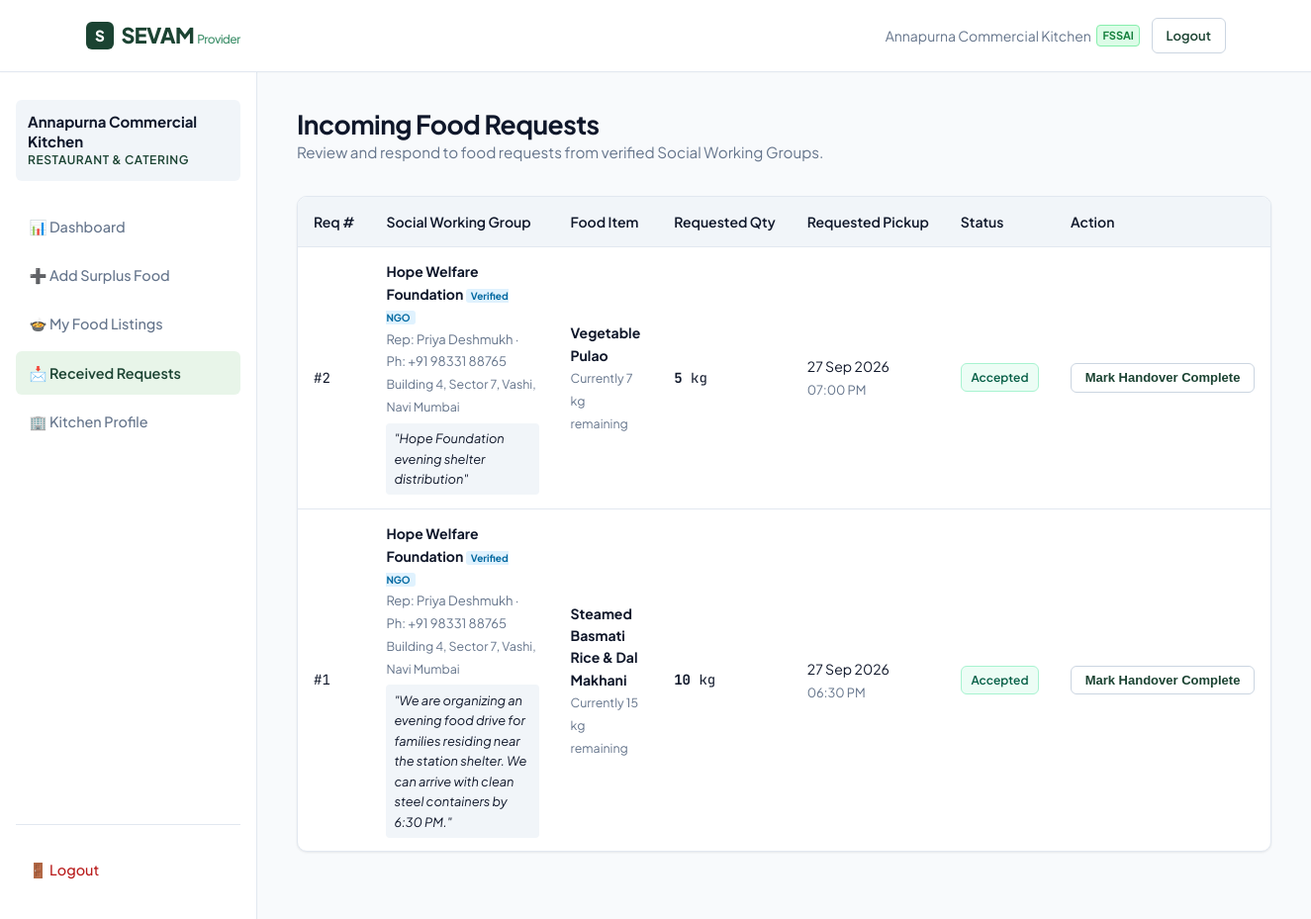
The app's page /provider/requests.php (signed in) with its own data.
### tables this page shows
CREATE TABLE `food_providers` (
  `id` int(11) NOT NULL AUTO_INCREMENT,
  `user_id` int(11) NOT NULL,
  `business_name` varchar(150) NOT NULL,
  `owner_name` varchar(100) NOT NULL,
  `phone` varchar(20) NOT NULL,
  `address` text NOT NULL,
  `city` varchar(80) NOT NULL,
  `state` varchar(80) NOT NULL,
  `business_type` varchar(80) NOT NULL,
  `fssai_status` enum('Certified','Not Certified') DEFAULT 'Not Certified',
  `fssai_number` varchar(50) DEFAULT NULL,
  `created_at` timestamp NULL DEFAULT current_timestamp(),
  PRIMARY KEY (`id`),
  KEY `fk_provider_user` (`user_id`),
  CONSTRAINT `fk_provider_user` FOREIGN KEY (`user_id`) REFERENCES `users` (`id`) ON DELETE CASCADE
);

CREATE TABLE `food_requests` (
  `id` int(11) NOT NULL AUTO_INCREMENT,
  `food_id` int(11) NOT NULL,
  `group_id` int(11) NOT NULL,
  `requested_quantity` decimal(10,2) NOT NULL,
  `requested_date` date NOT NULL,
  `requested_time` time NOT NULL,
  `message` text DEFAULT NULL,
  `status` enum('Pending','Accepted','Rejected','Completed') DEFAULT 'Pending',
  `created_at` timestamp NULL DEFAULT current_timestamp(),
  `updated_at` timestamp NULL DEFAULT current_timestamp() ON UPDATE current_timestamp(),
  PRIMARY KEY (`id`),
  KEY `fk_request_food` (`food_id`),
  KEY `fk_request_group` (`group_id`),
  CONSTRAINT `fk_request_food` FOREIGN KEY (`food_id`) REFERENCES `food_listings` (`id`) ON DELETE CASCADE,
  CONSTRAINT `fk_request_group` FOREIGN KEY (`group_id`) REFERENCES `social_working_groups` (`id`) ON DELETE CASCADE
);

CREATE TABLE `social_working_groups` (
  `id` int(11) NOT NULL AUTO_INCREMENT,
  `user_id` int(11) NOT NULL,
  `group_name` varchar(150) NOT NULL,
  `representative_name` varchar(100) NOT NULL,
  `phone` varchar(20) NOT NULL,
  `address` text NOT NULL,
  `city` varchar(80) NOT NULL,
  `state` varchar(80) NOT NULL,
  `organization_type` varchar(80) NOT NULL,
  `ngo_status` enum('Registered','Community Volunteer Group','Trust','Society') DEFAULT 'Registered',
  `darpan_id` varchar(50) DEFAULT NULL,
  `created_at` timestamp NULL DEFAULT current_timestamp(),
  PRIMARY KEY (`id`),
  KEY `fk_group_user` (`user_id`),
  CONSTRAINT `fk_group_user` FOREIGN KEY (`user_id`) REFERENCES `users` (`id`) ON DELETE CASCADE
);

CREATE TABLE `food_listings` (
  `id` int(11) NOT NULL AUTO_INCREMENT,
  `provider_id` int(11) NOT NULL,
  `category_id` int(11) NOT NULL,
  `food_name` varchar(150) NOT NULL,
  `food_type` enum('Veg','Non-Veg','Vegan','Jain') DEFAULT 'Veg',
  `quantity` decimal(10,2) NOT NULL,
  `available_quantity` decimal(10,2) NOT NULL,
  `quantity_unit` varchar(30) NOT NULL,
  `price` decimal(10,2) NOT NULL,
  `prep_date` date NOT NULL,
  `available_date` date NOT NULL,
  `available_start_time` time NOT NULL,
  `available_end_time` time NOT NULL,
  `expiry_date` date NOT NULL,
  `expiry_time` time NOT NULL,
  `food_description` text DEFAULT NULL,
  `image_url` varchar(255) DEFAULT NULL,
  `pickup_info` text NOT NULL,
  `status` enum('Available','Pending','Accepted','Completed','Expired','Cancelled','Unavailable') DEFAULT 'Available',
  `created_at` timestamp NULL DEFAULT current_timestamp(),
  PRIMARY KEY (`id`),
  KEY `fk_food_provider` (`provider_id`),
  KEY `fk_food_category` (`category_id`),
  CONSTRAINT `fk_food_category` FOREIGN KEY (`category_id`) REFERENCES `food_categories` (`id`),
  CONSTRAINT `fk_food_provider` FOREIGN KEY (`provider_id`) REFERENCES `food_providers` (`id`) ON DELETE CASCADE
);

### php/db.php (called while the page is built, shortened)
<?php
function escape($val) {
    return htmlspecialchars($val ?? '', ENT_QUOTES, 'UTF-8');
}
function get_current_profile($pdo) {
    $role = $_SESSION['role'];
    $userId = $_SESSION['user_id'];
    if ($role === 'provider') {
        $stmt = $pdo->prepare("SELECT p.*, u.email, u.username FROM food_providers p JOIN users u ON p.user_id = u.id WHERE u.id = ?");
        $stmt->execute([$userId]);
        return $stmt->fetch();
    } elseif ($role === 'group') {
        $stmt = $pdo->prepare("SELECT g.*, u.email, u.username FROM social_working_groups g JOIN users u ON g.user_id = u.id WHERE u.id = ?");
        $stmt->execute([$userId]);
        return $stmt->fetch();
    } elseif ($role === 'admin') {
        $stmt = $pdo->prepare("SELECT id, username, email, role FROM users WHERE id = ?");
        $stmt->execute([$userId]);
        return $stmt->fetch();
    }
    return null;
}

### provider/requests.php (the view, shortened to what this page needs)
<?php
require_once __DIR__ . '/../php/db.php';
require_once __DIR__ . '/header.php';
$providerId = $provider['id'] ?? 0;
$sql = "SELECT r.*, f.food_name, f.available_quantity, f.quantity_unit, f.price, f.available_date, f.available_start_time, f.available_end_time,
        g.group_name, g.representative_name, g.phone, g.address as group_address, g.city as group_city, g.organization_type, g.darpan_id
        FROM food_requests r
        JOIN food_listings f ON r.food_id = f.id
        JOIN social_working_groups g ON r.group_id = g.id
        WHERE f.provider_id = ?";
$params = [$providerId];
$sql .= " ORDER BY r.id DESC";
$stmt = $pdo->prepare($sql);
$stmt->execute($params);
$requests = $stmt->fetchAll();
?>
<div class="dashboard-header">
    <div>
        <h1 class="dashboard-title">Incoming Food Requests</h1>
        <p style="color: var(--color-text-muted); font-size: 0.95rem;">
            Review and respond to food requests from verified Social Working Groups.
        </p>
    </div>
</div>
<?php if (!empty($requests)): ?>
    <div class="table-wrap">
        <div class="table-responsive">
            <table class="data-table">
                <thead>
                    <tr>
                        <th>Req #</th>
                        <th>Social Working Group</th>
                        <th>Food Item</th>
                        <th>Requested Qty</th>
                        <th>Requested Pickup</th>
                        <th>Status</th>
                        <th>Action</th>
                    </tr>
                </thead>
                <tbody>
                    <?php foreach ($requests as $req): ?>
                        <tr>
                            <td class="tabular-nums">#<?= $req['id'] ?></td>
                            <td>
                                <strong><?= escape($req['group_name']) ?></strong>
                                <?php if (!empty($req['darpan_id'])): ?>
                                    <span style="background:#e0f2fe; color:#0369a1; border-radius:3px; padding:1px 5px; font-size:10px; font-weight:700;">Verified NGO</span>
                                <?php endif; ?>
                                <br>
                                <span style="font-size:0.8125rem; color:var(--color-text-muted);">
                                    Rep: <?= escape($req['representative_name']) ?> · Ph: <?= escape($req['phone']) ?>
                                </span><br>
                                <span style="font-size:0.775rem; color:var(--color-text-muted);">
                                    <?= escape($req['group_address']) ?>, <?= escape($req['group_city']) ?>
                                </span>
                                <?php if (!empty($req['message'])): ?>
                                    <div style="margin-top:0.35rem; font-size:0.8rem; background:var(--color-surface-subtle); padding:0.35rem 0.5rem; border-radius:4px; font-style:italic;">
                                        "<?= escape($req['message']) ?>"
                                    </div>
                                <?php endif; ?>
                            </td>
                            <td>
                                <strong><?= escape($req['food_name']) ?></strong><br>
                                <span style="font-size:0.775rem; color:var(--color-text-muted);">
                                    Currently <?= floatval($req['available_quantity']) ?> <?= escape($req['quantity_unit']) ?> remaining
                                </span>
                            </td>
                            <td class="tabular-nums">
                                <strong><?= floatval($req['requested_quantity']) ?></strong> <?= escape($req['quantity_unit']) ?>
                            </td>
                            <td>
                                <?= date('d M Y', strtotime($req['requested_date'])) ?><br>
                                <span style="font-size:0.8rem; color:var(--color-text-muted);">
                                    <?= date('h:i A', strtotime($req['requested_time'])) ?>
                                </span>
                            </td>
                            <td>
                                <span class="badge badge-<?= strtolower($req['status']) ?>">
                                    <?= escape($req['status']) ?>
                                </span>
                            </td>
                            <td>
                                <?php if ($req['status'] === 'Pending'): ?>
                                    <div style="display:flex; gap:0.4rem;">
                                        <form action="/php/request-status-process.php" method="POST" style="display:inline;">
                                            <input type="hidden" name="request_id" value="<?= $req['id'] ?>">
                                            <input type="hidden" name="action" value="accept">
                                            <button type="submit" class="btn btn-sm btn-primary" onclick="return confirm('Accept request for <?= floatval($req['requested_quantity']) ?> <?= escape($req['quantity_unit']) ?>?')">
                                                Accept
                                            </button>
                                        </form>
                                        <form action="/php/request-status-process.php" method="POST" style="display:inline;">
                                            <input type="hidden" name="request_id" value="<?= $req['id'] ?>">
                                            <input type="hidden" name="action" value="reject">
                                            <button type="submit" class="btn btn-sm btn-secondary" onclick="return confirm('Reject this request?')">
                                                Reject
                                            </button>
                                        </form>
                                    </div>
                                <?php elseif ($req['status'] === 'Accepted'): ?>
                                    <form action="/php/request-status-process.php" method="POST" style="display:inline;">
                                        <button type="submit" class="btn btn-sm btn-secondary" onclick="return confirm('Confirm food handover completed?')">
                                            Mark Handover Complete
                                        </button>
                                    </form>
                                <?php else: ?>
                                    <span style="font-size:0.8rem; color:var(--color-text-muted); font-weight:500;">
                                        <?= escape($req['status']) ?>
                                    </span>
                                <?php endif; ?>
                            </td>
                        </tr>
                    <?php endforeach; ?>
                </tbody>
            </table>
        </div>
    </div>
<?php endif; ?>
<?php require_once __DIR__ . '/footer.php'; ?>

### provider/header.php (shortened to what this page needs)
<?php
require_once __DIR__ . '/../php/db.php';
require_once __DIR__ . '/../php/auth.php';
$provider = get_current_profile($pdo);
$currentPage = basename($_SERVER['PHP_SELF']);
?>
<!DOCTYPE html>
<html lang="en">
<head>
    <link rel="stylesheet" href="/css/style.css">
</head>
<body>
    <header class="site-header">
        <div class="container header-container">
            <a href="/" class="brand-logo">
                <span class="brand-mark">S</span>
                <span>SEVAM <span style="font-size:0.75rem; font-weight:500; color:var(--color-primary-accent);">Provider</span></span>
            </a>
            <div class="nav-actions">
                <span style="font-size:0.875rem; color:var(--color-text-muted); display:inline-flex; align-items:center; gap:0.35rem;">
                    <span><?= escape($provider['business_name'] ?? $_SESSION['username']) ?></span>
                    <?php if (($provider['fssai_status'] ?? '') === 'Certified'): ?>
                        <span style="background:#dcfce7; color:#15803d; border:1px solid #86efac; border-radius:4px; font-size:11px; padding:1px 5px; font-weight:700;">FSSAI</span>
                    <?php endif; ?>
                </span>
                <a href="/logout.php" class="btn btn-secondary btn-sm">Logout</a>
            </div>
        </div>
    </header>
    <div class="dashboard-layout">
        <aside class="dashboard-sidebar">
            <div class="sidebar-user">
                <div class="sidebar-user-name"><?= escape($provider['business_name'] ?? 'Kitchen Partner') ?></div>
                <div class="sidebar-user-role"><?= escape($provider['business_type'] ?? 'Food Provider') ?></div>
            </div>
            <ul class="sidebar-nav">
                <li>
                    <a href="/provider/dashboard.php" class="sidebar-link <?= ($currentPage === 'dashboard.php') ? 'active' : '' ?>">
                        📊 Dashboard
                    </a>
                </li>
                <li>
                    <a href="/provider/add-food.php" class="sidebar-link <?= ($currentPage === 'add-food.php') ? 'active' : '' ?>">
                        ➕ Add Surplus Food
                    </a>
                </li>
                <li>
                    <a href="/provider/my-food.php" class="sidebar-link <?= ($currentPage === 'my-food.php') ? 'active' : '' ?>">
                        🍲 My Food Listings
                    </a>
                </li>
                <li>
                    <a href="/provider/requests.php" class="sidebar-link <?= ($currentPage === 'requests.php') ? 'active' : '' ?>">
                        📩 Received Requests
                    </a>
                </li>
                <li>
                    <a href="/provider/profile.php" class="sidebar-link <?= ($currentPage === 'profile.php') ? 'active' : '' ?>">
                        🏢 Kitchen Profile
                    </a>
                </li>
                <li style="margin-top: auto; padding-top: 1.5rem; border-top: 1px solid var(--color-border);">
                    <a href="/logout.php" class="sidebar-link" style="color: var(--color-danger);">
                        🚪 Logout
                    </a>
                </li>
            </ul>
        </aside>
        <main class="dashboard-content">

### records on screen
food_providers: business_name "Annapurna Commercial Kitchen", business_type "RESTAURANT & CATERING"
food_requests: id "2", group.group_name "Hope Welfare Foundation", group.representative_name "Priya Deshmukh", group.phone "+91 98331 88765", group.address "Building 4, Sector 7, Vashi", group.city "Navi Mumbai", message "Hope Foundation evening shelter distribution", food.food_name "Vegetable Pulao", food.available_quantity "7", food.quantity_unit "kg", requested_quantity "5", requested_date "27 Sep 2026", requested_time "07:00 PM", status "Accepted"
food_requests: id "1", group.group_name "Hope Welfare Foundation", group.representative_name "Priya Deshmukh", group.phone "+91 98331 88765", group.address "Building 4, Sector 7, Vashi", group.city "Navi Mumbai", message "We are organizing an evening food drive for families residing near the station shelter. We can arrive with clean steel containers by 6:30 PM.", food.food_name "Steamed Basmati Rice & Dal Makhani", food.available_quantity "15", food.quantity_unit "kg", requested_quantity "10", requested_date "27 Sep 2026", requested_time "06:30 PM", status "Accepted"
